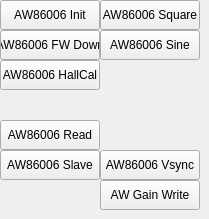
   <widget class="QWidget" name="tab_8">
    <attribute name="title">
     <string>AW</string>
    </attribute>
    <widget class="QPushButton" name="pushButton_AW86006_init">
     <property name="geometry">
      <rect>
       <x>0</x>
       <y>0</y>
       <width>100</width>
       <height>30</height>
      </rect>
     </property>
     <property name="text">
      <string>AW86006 Init</string>
     </property>
     <property name="checkable">
      <bool>false</bool>
     </property>
    </widget>
    <widget class="QPushButton" name="pushButton_AW86006_FW">
     <property name="geometry">
      <rect>
       <x>0</x>
       <y>30</y>
       <width>100</width>
       <height>30</height>
      </rect>
     </property>
     <property name="text">
      <string>AW86006 FW Down</string>
     </property>
     <property name="checkable">
      <bool>false</bool>
     </property>
    </widget>
    <widget class="QPushButton" name="pushButton_AW86006_HallCal">
     <property name="geometry">
      <rect>
       <x>0</x>
       <y>60</y>
       <width>100</width>
       <height>30</height>
      </rect>
     </property>
     <property name="text">
      <string>AW86006 HallCal</string>
     </property>
     <property name="checkable">
      <bool>false</bool>
     </property>
    </widget>
    <widget class="QPushButton" name="pushButton_AW86006_Square">
     <property name="geometry">
      <rect>
       <x>100</x>
       <y>0</y>
       <width>100</width>
       <height>30</height>
      </rect>
     </property>
     <property name="text">
      <string>AW86006 Square</string>
     </property>
     <property name="checkable">
      <bool>false</bool>
     </property>
    </widget>
    <widget class="QPushButton" name="pushButton_AW86006_Read">
     <property name="geometry">
      <rect>
       <x>0</x>
       <y>120</y>
       <width>100</width>
       <height>30</height>
      </rect>
     </property>
     <property name="text">
      <string>AW86006 Read</string>
     </property>
     <property name="checkable">
      <bool>false</bool>
     </property>
    </widget>
    <widget class="QPushButton" name="pushButton_AW86006_Slave_Change">
     <property name="geometry">
      <rect>
       <x>0</x>
       <y>150</y>
       <width>100</width>
       <height>30</height>
      </rect>
     </property>
     <property name="text">
      <string>AW86006 Slave</string>
     </property>
     <property name="checkable">
      <bool>false</bool>
     </property>
    </widget>
    <widget class="QPushButton" name="pushButton_AW86006_Sine">
     <property name="geometry">
      <rect>
       <x>100</x>
       <y>30</y>
       <width>100</width>
       <height>30</height>
      </rect>
     </property>
     <property name="text">
      <string>AW86006 Sine</string>
     </property>
     <property name="checkable">
      <bool>false</bool>
     </property>
    </widget>
    <widget class="QPushButton" name="pushButton_AW86006_Vsync">
     <property name="geometry">
      <rect>
       <x>100</x>
       <y>150</y>
       <width>100</width>
       <height>30</height>
      </rect>
     </property>
     <property name="text">
      <string>AW86006 Vsync</string>
     </property>
     <property name="checkable">
      <bool>false</bool>
     </property>
    </widget>
    <widget class="QPushButton" name="pushButton_AW86006_Gain_Write">
     <property name="geometry">
      <rect>
       <x>100</x>
       <y>180</y>
       <width>100</width>
       <height>30</height>
      </rect>
     </property>
     <property name="text">
      <string>AW Gain Write</string>
     </property>
     <property name="checkable">
      <bool>false</bool>
     </property>
    </widget>
   </widget>
